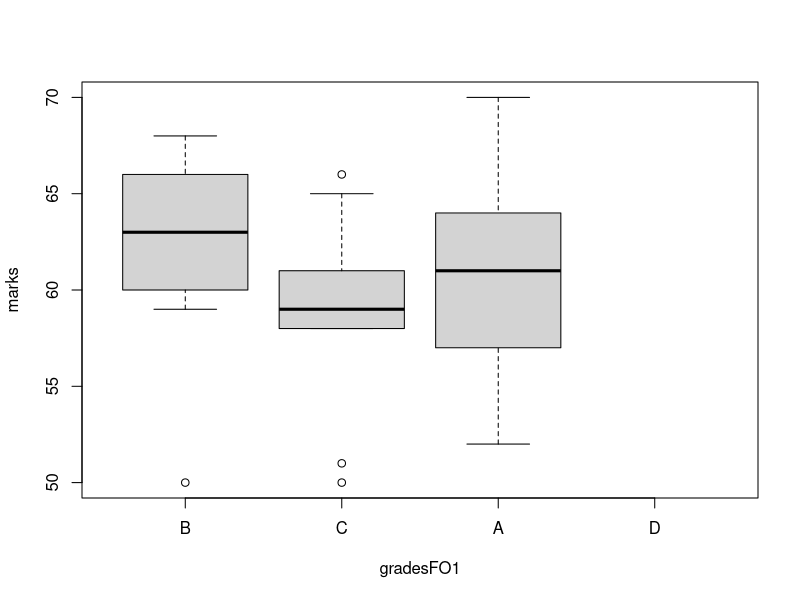
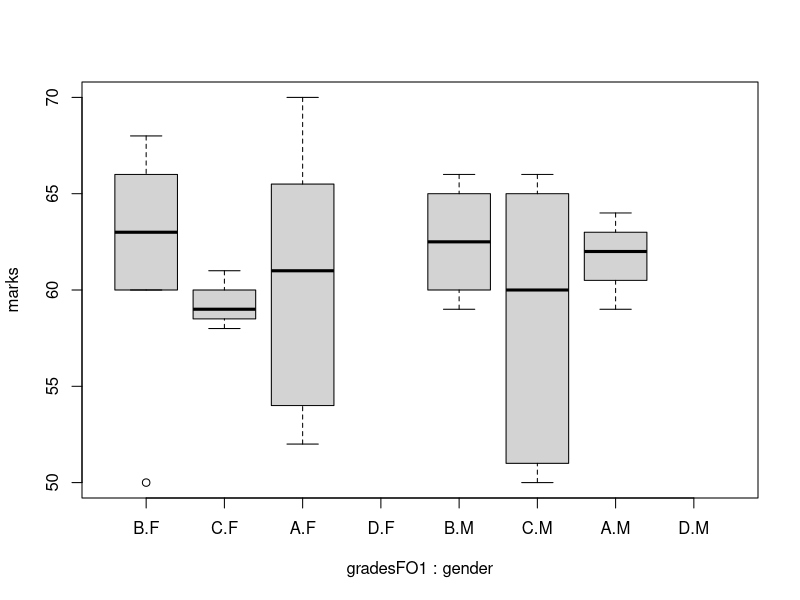
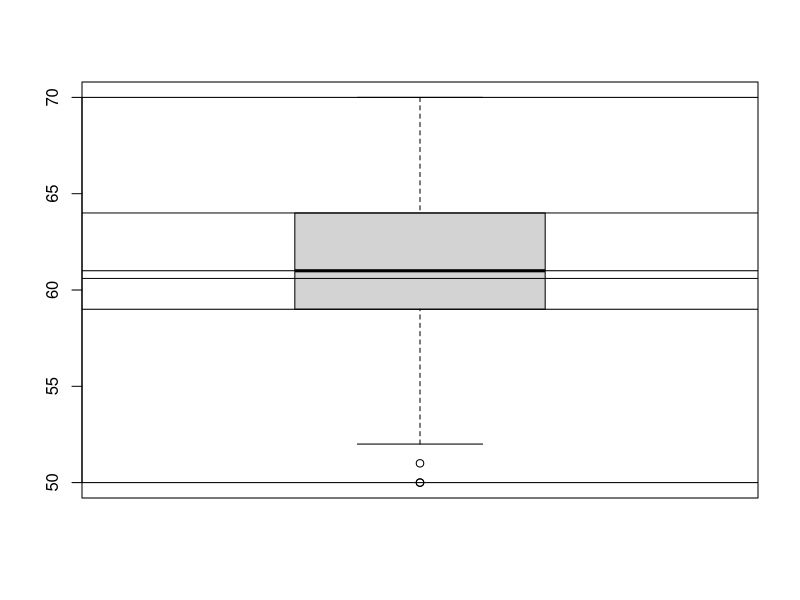

Write the R code that produced these figures, in order.
(grades=sample(c('A','B','C','D'),size='30',replace=T,prob=c(.4,.2,.3,.1)))

gradesf = factor(grades)

summary(grades)

summary(gradesf)

table(grades)

table(gradesf)
class(gradesf)


(gradesFO = factor(grades, ordered=T))


(gradesFO1 = factor(grades, ordered=T,levels=c('B','C','A','D')))
summary(gradesFO1)


(marks=ceiling(rnorm(30,mean=60,sd=5)))
(gender=factor(sample(c('M','F'),size=30,replace=T)))


(student1=data.frame(marks,gender,gradesFO1))
boxplot(marks ~gradesFO1,data =student1 )

boxplot(marks ~gradesFO1+gender,data =student1 )

summary(marks ~gradesFO1+gender,data =student1 )

boxplot(marks)
summary(marks)
abline(h=summary(marks))
